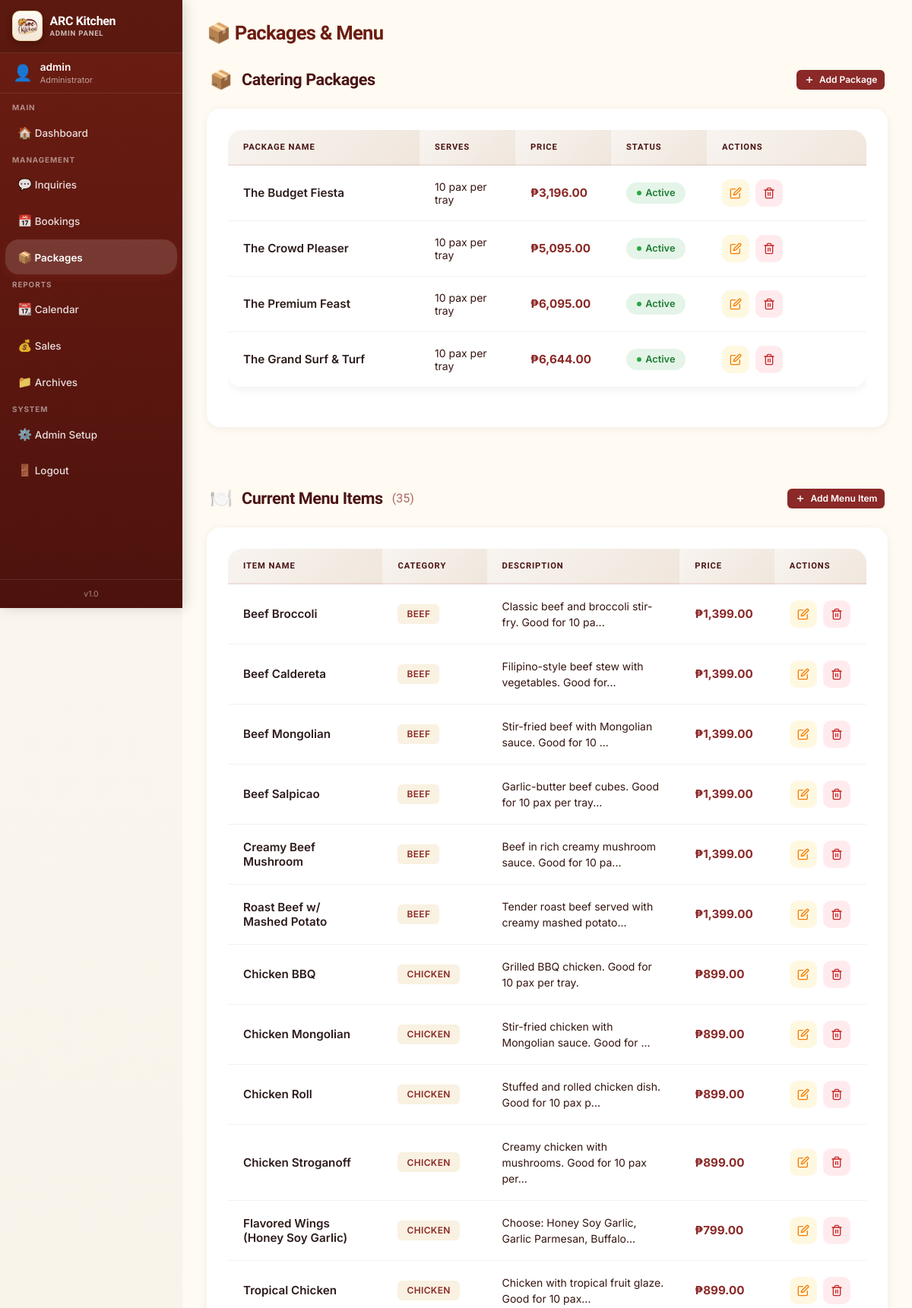
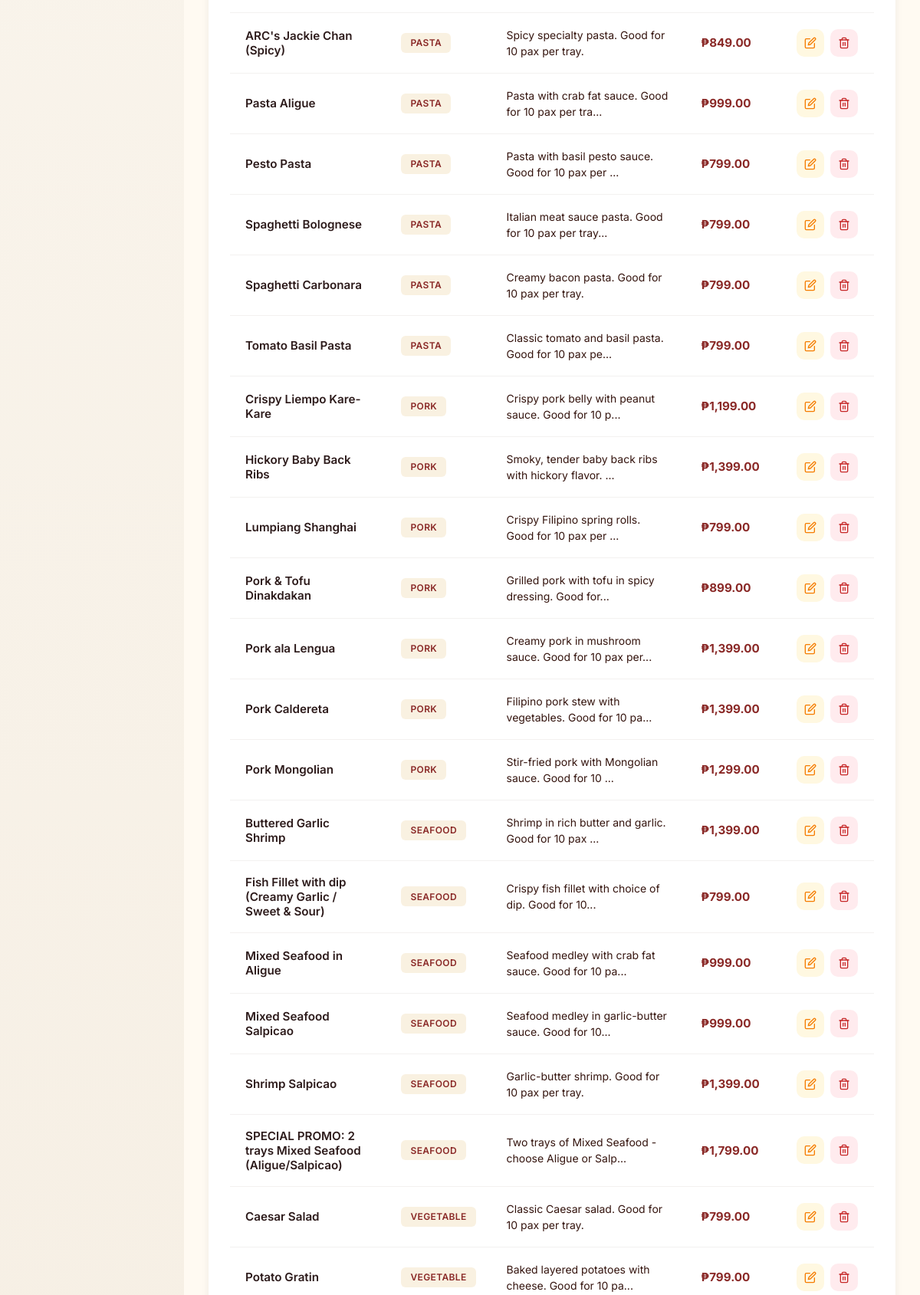
Screenshot of /admin/packages.php (signed in, upper part) with the database file from the repository (2 pictures, top to bottom).
### tables this page shows
CREATE TABLE IF NOT EXISTS packages (
    id INT AUTO_INCREMENT PRIMARY KEY,
    name VARCHAR(255) NOT NULL,
    description TEXT,
    total_price DECIMAL(10,2) NOT NULL,
    serves VARCHAR(50) DEFAULT '10 pax per tray',
    is_active TINYINT(1) DEFAULT 1,
    items_json LONGTEXT DEFAULT NULL COMMENT 'JSON array of selected menu item IDs',
    created_at TIMESTAMP DEFAULT CURRENT_TIMESTAMP,
    updated_at TIMESTAMP DEFAULT CURRENT_TIMESTAMP ON UPDATE CURRENT_TIMESTAMP,
    INDEX idx_packages_active (is_active),
    INDEX idx_created_at (created_at)
);

CREATE TABLE IF NOT EXISTS menu_items (
    id INT AUTO_INCREMENT PRIMARY KEY,
    name VARCHAR(255) NOT NULL,
    category VARCHAR(100) NOT NULL,
    price DECIMAL(10,2) NOT NULL,
    description TEXT,
    image VARCHAR(255) DEFAULT 'assets/images/food-placeholder.svg',
    is_active TINYINT(1) DEFAULT 1,
    created_at TIMESTAMP DEFAULT CURRENT_TIMESTAMP,
    updated_at TIMESTAMP DEFAULT CURRENT_TIMESTAMP ON UPDATE CURRENT_TIMESTAMP,
    INDEX idx_menu_category (category),
    INDEX idx_menu_active (is_active),
    INDEX idx_created_at (created_at)
);

### includes/functions.php (called while the page is built, shortened)
<?php
function escape(?string $value): string
{
    return htmlspecialchars((string) $value, ENT_QUOTES, 'UTF-8');
}
function getMenuItems(?string $category = null): array
{
    $connection = getDbConnection();
    $sql = "SELECT * FROM menu_items WHERE is_active = 1";
    $sql .= " ORDER BY category, name";
    $result = $connection->query($sql);
    return $result->fetch_all(MYSQLI_ASSOC);
}
function getPackages(): array
{
    $connection = getDbConnection();
    $sql = "SELECT * FROM packages WHERE is_active = 1 ORDER BY total_price ASC";
    $result = $connection->query($sql);
    return $result->fetch_all(MYSQLI_ASSOC);
}

### admin/packages.php (the view, shortened to what this page needs)
<?php
require_once __DIR__ . '/../includes/functions.php';
$packages = getPackages();
$menuItems = getMenuItems();
?><!DOCTYPE html>
<html lang="en">
<head>
    <link rel="stylesheet" href="../assets/css/style.css">
    <link rel="stylesheet" href="../assets/css/admin.css">
</head>
<body>
    <div class="admin-shell">
        <?php require_once __DIR__ . '/../includes/admin_sidebar.php'; ?>
        <main class="admin-main">
            <div class="admin-header">
                <h1 class="admin-title">📦 Packages & Menu</h1>
            </div>
            <section class="admin-section packages-section">
                <div class="section-header artisanal-header">
                    <h2 class="section-title">
                        <span class="header-icon">📦</span>
                        <span class="header-text">Catering Packages</span>
                    </h2>
                    <button class="btn-admin btn-primary-admin btn-small" onclick="openAddModal('package')">
                        <svg width="14" height="14" viewBox="0 0 24 24" fill="none" stroke="currentColor" stroke-width="2.5">
                            <line x1="12" y1="5" x2="12" y2="19"></line>
                            <line x1="5" y1="12" x2="19" y2="12"></line>
                        </svg>
                        Add Package
                    </button>
                </div>
                <div class="admin-card">
                    <?php if (!empty($packages)): ?>
                        <div class="table-responsive">
                            <table class="admin-table unified-table">
                                <thead>
                                    <tr>
                                        <th width="30%">Package Name</th>
                                        <th width="15%">Serves</th>
                                        <th width="15%">Price</th>
                                        <th width="15%">Status</th>
                                        <th width="25%">Actions</th>
                                    </tr>
                                </thead>
                                <tbody>
                                    <?php foreach ($packages as $package): ?>
                                    <tr>
                                        <td><strong class="item-name"><?php echo escape($package['name']); ?></strong></td>
                                        <td><?php echo escape($package['serves'] ?? 'N/A'); ?></td>
                                        <td><strong class="price">₱<?php echo number_format($package['total_price'] ?? 0, 2); ?></strong></td>
                                        <td>
                                            <?php $isActive = !empty($package['is_active']); ?>
                                            <span class="status-badge <?php echo ($isActive ? 'active' : 'inactive'); ?>">
                                                <?php echo ($isActive ? 'Active' : 'Inactive'); ?>
                                            </span>
                                        </td>
                                        <td>
                                            <div class="action-buttons">
                                                <button class="btn-icon btn-icon-edit" onclick="openEditModal(<?php echo (int)$package['id']; ?>, 'package')" title="Edit">
                                                    <svg width="16" height="16" viewBox="0 0 24 24" fill="none" stroke="currentColor" stroke-width="2" stroke-linecap="round" stroke-linejoin="round">
                                                        <path d="M11 4H4a2 2 0 0 0-2 2v14a2 2 0 0 0 2 2h14a2 2 0 0 0 2-2v-7"></path>
                                                        <path d="M18.5 2.5a2.121 2.121 0 0 1 3 3L12 15l-4 1 1-4 9.5-9.5z"></path>
                                                    </svg>
                                                </button>
                                                <button class="btn-icon btn-icon-delete" onclick="deleteItem(<?php echo (int)$package['id']; ?>, 'package')" title="Delete">
                                                </button>
                                            </div>
                                        </td>
                                    </tr>
                                    <?php endforeach; ?>
                                </tbody>
                            </table>
                        </div>
                    <?php endif; ?>
                </div>
            </section>
            <section class="admin-section menu-section">
                <div class="section-header artisanal-header">
                    <h2 class="section-title">
                        <span class="header-icon">🍽️</span>
                        <span class="header-text">Current Menu Items</span>
                        <span class="item-count">(<?php echo count($menuItems); ?>)</span>
                    </h2>
                    <button class="btn-admin btn-primary-admin btn-small" onclick="openAddModal('menu')">
                        <svg width="14" height="14" viewBox="0 0 24 24" fill="none" stroke="currentColor" stroke-width="2.5">
                            <line x1="12" y1="5" x2="12" y2="19"></line>
                            <line x1="5" y1="12" x2="19" y2="12"></line>
                        </svg>
                        Add Menu Item
                    </button>
                </div>
                <div class="admin-card">
                    <?php if (!empty($menuItems)): ?>
                        <div class="table-responsive">
                            <table class="admin-table unified-table">
                                <thead>
                                    <tr>
                                        <th width="25%">Item Name</th>
                                        <th width="12%">Category</th>
                                        <th width="33%">Description</th>
                                        <th width="15%">Price</th>
                                        <th width="15%">Actions</th>
                                    </tr>
                                </thead>
                                <tbody>
                                    <?php foreach ($menuItems as $item): ?>
                                    <tr>
                                        <td><strong class="item-name"><?php echo escape($item['name']); ?></strong></td>
                                        <td><span class="category-tag"><?php echo escape($item['category']); ?></span></td>
                                        <td class="description-cell"><?php echo escape(substr($item['description'], 0, 50)) . (strlen($item['description']) > 50 ? '...' : ''); ?></td>
                                        <td><strong class="price">₱<?php echo number_format((float)$item['price'], 2); ?></strong></td>
                                        <td>
                                            <div class="action-buttons">
                                                <button class="btn-icon btn-icon-edit" onclick="openEditModal(<?php echo (int)$item['id']; ?>, 'menu')" title="Edit">
                                                    <svg width="16" height="16" viewBox="0 0 24 24" fill="none" stroke="currentColor" stroke-width="2" stroke-linecap="round" stroke-linejoin="round">
                                                        <path d="M11 4H4a2 2 0 0 0-2 2v14a2 2 0 0 0 2 2h14a2 2 0 0 0 2-2v-7"></path>
                                                        <path d="M18.5 2.5a2.121 2.121 0 0 1 3 3L12 15l-4 1 1-4 9.5-9.5z"></path>
                                                    </svg>
                                                </button>
                                                <button class="btn-icon btn-icon-delete" onclick="deleteItem(<?php echo (int)$item['id']; ?>, 'menu')" title="Delete">
                                                </button>
                                            </div>
                                        </td>
                                    </tr>
                                    <?php endforeach; ?>
                                </tbody>
                            </table>
                        </div>
                    <?php endif; ?>
                </div>
            </section>
        </main>
    </div>
</body>
</html>

### assets/css/style.css (style rules this page uses)
:root { --bg: #f6efe4; --bg-soft: #fffaf2; --surface: #ffffff; --surface-dark: #6c1d12; --surface-dark-2: #4d120d; --primary: #d5a437; --primary-deep: #b8841a; --text: #35150f; --text-soft: #6b5a55; --border: rgba(53, 21, 15, 0.1); --shadow: 0 20px 45px rgba(92, 39, 25, 0.12); --radius-xl: 42px; --radius-lg: 28px; --radius-md: 20px; --container: 1180px; }
* { box-sizing: border-box; }
html { scroll-behavior: smooth; }
body { margin: 0; background: linear-gradient(180deg, #fbf7f0 0%, var(--bg) 100%); color: var(--text); font-family: 'Inter', sans-serif; }
button, input, select, textarea { font: inherit; }
.admin-card { position: relative; background: var(--surface); overflow: hidden; }
.hero h1, .section-heading h2, .page-hero h1, .auth-card h1, .admin-title { margin: 0 0 1rem; font-family: 'League Spartan', sans-serif; line-height: 0.96; letter-spacing: -0.03em; color: var(--surface-dark-2); }
table { width: 100%; border-collapse: collapse; }
th, td { padding: 0.9rem 0.75rem; border-bottom: 1px solid rgba(53, 21, 15, 0.08); text-align: left; vertical-align: top; }
th { font-family: 'League Spartan', sans-serif; font-size: 1rem; color: var(--surface-dark); }
.admin-shell { display: grid; grid-template-columns: 240px 1fr; min-height: 100vh; }
.admin-main { padding: 2rem 2.5rem; background: linear-gradient(135deg, #f7f1e7 0%, #f3ebe0 100%); overflow-y: auto; grid-column: 2; min-width: 0; }
.admin-header { display: flex; align-items: center; justify-content: space-between; margin-bottom: 2rem; }
.admin-title { font-size: 2rem; margin: 0; color: var(--surface-dark); }
.admin-card { background: var(--surface); border-radius: 18px; padding: 1.5rem 1.75rem; box-shadow: 0 2px 10px rgba(0, 0, 0, 0.06); margin-bottom: 1.25rem; }
.admin-table { width: 100%; border-collapse: collapse; background: var(--surface); border-radius: 20px; overflow: hidden; box-shadow: 0 4px 12px rgba(0, 0, 0, 0.05); margin-bottom: 1.5rem; }
.admin-table thead { background: linear-gradient(135deg, #f7f1e7 0%, #f3ebe0 100%); }
.admin-table th { padding: 1rem; font-weight: 600; color: var(--surface-dark); text-align: left; border-bottom: 2px solid rgba(53, 21, 15, 0.08); font-family: 'League Spartan', sans-serif; }
.admin-table td { padding: 1rem; border-bottom: 1px solid rgba(53, 21, 15, 0.06); color: var(--text); }
.btn-admin { display: inline-flex; align-items: center; gap: 0.4rem; padding: 0.6rem 1rem; border: none; border-radius: 14px; font-size: 0.9rem; font-weight: 600; cursor: pointer; transition: all 0.2s ease; font-family: inherit; }
.btn-primary-admin { background: #8a2927; color: white; }
.btn-small { padding: 0.5rem 0.75rem; font-size: 0.85rem; }

### assets/css/admin.css (style rules this page uses)
.admin-main { padding: 1.75rem 2rem; background: #fffaf2; min-height: 100vh; box-sizing: border-box; min-width: 0; }
.admin-main > * { max-width: 100%; }
.admin-header { display: flex; align-items: center; justify-content: space-between; margin-bottom: 1.5rem; max-width: 100%; gap: 1rem; }
.admin-title { font-size: 1.6rem; font-weight: 700; margin: 0; line-height: 1.2; }
.admin-card { border-radius: 18px; padding: 1.75rem; margin-bottom: 1.5rem; box-shadow: 0 2px 12px rgba(0, 0, 0, 0.06); }
.admin-table th { padding: 0.75rem 1rem; font-size: 0.72rem; font-weight: 700; text-transform: uppercase; letter-spacing: 0.06em; white-space: nowrap; }
.admin-table td { padding: 0.85rem 1rem; font-size: 0.875rem; vertical-align: middle; }
.btn-admin { padding: 0.45rem 0.85rem; font-size: 0.8rem; border-radius: 9px; }
.btn-small { padding: 0.35rem 0.6rem; font-size: 0.75rem; }
.action-buttons { display: flex; gap: 0.5rem; flex-wrap: wrap; }
.btn-admin { padding: 0.5rem 0.8rem; border: none; border-radius: 6px; font-size: 0.8rem; font-weight: 600; cursor: pointer; transition: all 0.2s ease; white-space: nowrap; }
.btn-primary-admin { background: #8a2927; color: white; }
.table-responsive { overflow-x: auto; -webkit-overflow-scrolling: touch; }
.admin-header { display: flex; justify-content: space-between; align-items: flex-start; margin-bottom: 2rem; }

### rows the page displays
packages: name "The Budget Fiesta", serves "10 pax per tray", total_price "3,196.00", is_active "Active"
packages: name "The Crowd Pleaser", serves "10 pax per tray", total_price "5,095.00", is_active "Active"
packages: name "The Premium Feast", serves "10 pax per tray", total_price "6,095.00", is_active "Active"
packages: name "The Grand Surf & Turf", serves "10 pax per tray", total_price "6,644.00", is_active "Active"
menu_items: name "Beef Broccoli", category "BEEF", description "Classic beef and broccoli stir-fry. Good for 10 pa", price "1,399.00"
menu_items: name "Beef Caldereta", category "BEEF", description "Filipino-style beef stew with vegetables. Good for", price "1,399.00"
menu_items: name "Beef Mongolian", category "BEEF", description "Stir-fried beef with Mongolian sauce. Good for 10", price "1,399.00"
menu_items: name "Beef Salpicao", category "BEEF", description "Garlic-butter beef cubes. Good for 10 pax per tray", price "1,399.00"
menu_items: name "Creamy Beef Mushroom", category "BEEF", description "Beef in rich creamy mushroom sauce. Good for 10 pa", price "1,399.00"
menu_items: name "Roast Beef w/ Mashed Potato", category "BEEF", description "Tender roast beef served with creamy mashed potato", price "1,399.00"
menu_items: name "Chicken BBQ", category "CHICKEN", description "Grilled BBQ chicken. Good for 10 pax per tray.", price "899.00"
menu_items: name "Chicken Mongolian", category "CHICKEN", description "Stir-fried chicken with Mongolian sauce. Good for", price "899.00"
menu_items: name "Chicken Roll", category "CHICKEN", description "Stuffed and rolled chicken dish. Good for 10 pax p", price "899.00"
menu_items: name "Chicken Stroganoff", category "CHICKEN", description "Creamy chicken with mushrooms. Good for 10 pax per", price "899.00"
menu_items: name "Flavored Wings (Honey Soy Garlic)", category "CHICKEN", description "Choose: Honey Soy Garlic, Garlic Parmesan, Buffalo", price "799.00"
menu_items: name "Tropical Chicken", category "CHICKEN", description "Chicken with tropical fruit glaze. Good for 10 pax", price "899.00"
menu_items: name "ARC's Jackie Chan (Spicy)", category "PASTA", description "Spicy specialty pasta. Good for 10 pax per tray.", price "849.00"
menu_items: name "Pasta Aligue", category "PASTA", description "Pasta with crab fat sauce. Good for 10 pax per tra", price "999.00"
menu_items: name "Pesto Pasta", category "PASTA", description "Pasta with basil pesto sauce. Good for 10 pax per", price "799.00"
menu_items: name "Spaghetti Bolognese", category "PASTA", description "Italian meat sauce pasta. Good for 10 pax per tray", price "799.00"
menu_items: name "Spaghetti Carbonara", category "PASTA", description "Creamy bacon pasta. Good for 10 pax per tray.", price "799.00"
menu_items: name "Tomato Basil Pasta", category "PASTA", description "Classic tomato and basil pasta. Good for 10 pax pe", price "799.00"
menu_items: name "Crispy Liempo Kare-Kare", category "PORK", description "Crispy pork belly with peanut sauce. Good for 10 p", price "1,199.00"
menu_items: name "Hickory Baby Back Ribs", category "PORK", description "Smoky, tender baby back ribs with hickory flavor.", price "1,399.00"
menu_items: name "Lumpiang Shanghai", category "PORK", description "Crispy Filipino spring rolls. Good for 10 pax per", price "799.00"
menu_items: name "Pork & Tofu Dinakdakan", category "PORK", description "Grilled pork with tofu in spicy dressing. Good for", price "899.00"
menu_items: name "Pork ala Lengua", category "PORK", description "Creamy pork in mushroom sauce. Good for 10 pax per", price "1,399.00"
menu_items: name "Pork Caldereta", category "PORK", description "Filipino pork stew with vegetables. Good for 10 pa", price "1,399.00"
menu_items: name "Pork Mongolian", category "PORK", description "Stir-fried pork with Mongolian sauce. Good for 10", price "1,299.00"
menu_items: name "Buttered Garlic Shrimp", category "SEAFOOD", description "Shrimp in rich butter and garlic. Good for 10 pax", price "1,399.00"
menu_items: name "Fish Fillet with dip (Creamy Garlic / Sweet & Sour)", category "SEAFOOD", description "Crispy fish fillet with choice of dip. Good for 10", price "799.00"
menu_items: name "Mixed Seafood in Aligue", category "SEAFOOD", description "Seafood medley with crab fat sauce. Good for 10 pa", price "999.00"
menu_items: name "Mixed Seafood Salpicao", category "SEAFOOD", description "Seafood medley in garlic-butter sauce. Good for 10", price "999.00"
menu_items: name "Shrimp Salpicao", category "SEAFOOD", description "Garlic-butter shrimp. Good for 10 pax per tray.", price "1,399.00"
menu_items: name "SPECIAL PROMO: 2 trays Mixed Seafood (Aligue/Salpicao)", category "SEAFOOD", description "Two trays of Mixed Seafood - choose Aligue or Salp", price "1,799.00"
menu_items: name "Caesar Salad", category "VEGETABLE", description "Classic Caesar salad. Good for 10 pax per tray.", price "799.00"
menu_items: name "Potato Gratin", category "VEGETABLE", description "Baked layered potatoes with cheese. Good for 10 pa", price "799.00"

### other values shown
$_SESSION['admin_username'] "admin"
$group_name "MAIN"
$item['icon'] "🏠"
$item['label'] "Dashboard"
$group_name "MANAGEMENT"
$item['icon'] "💬"
$item['label'] "Inquiries"
$item['icon'] "📅"
$item['label'] "Bookings"
$item['icon'] "📦"
$item['label'] "Packages"
$group_name "REPORTS"
$item['icon'] "📆"
$item['label'] "Calendar"
$item['icon'] "💰"
